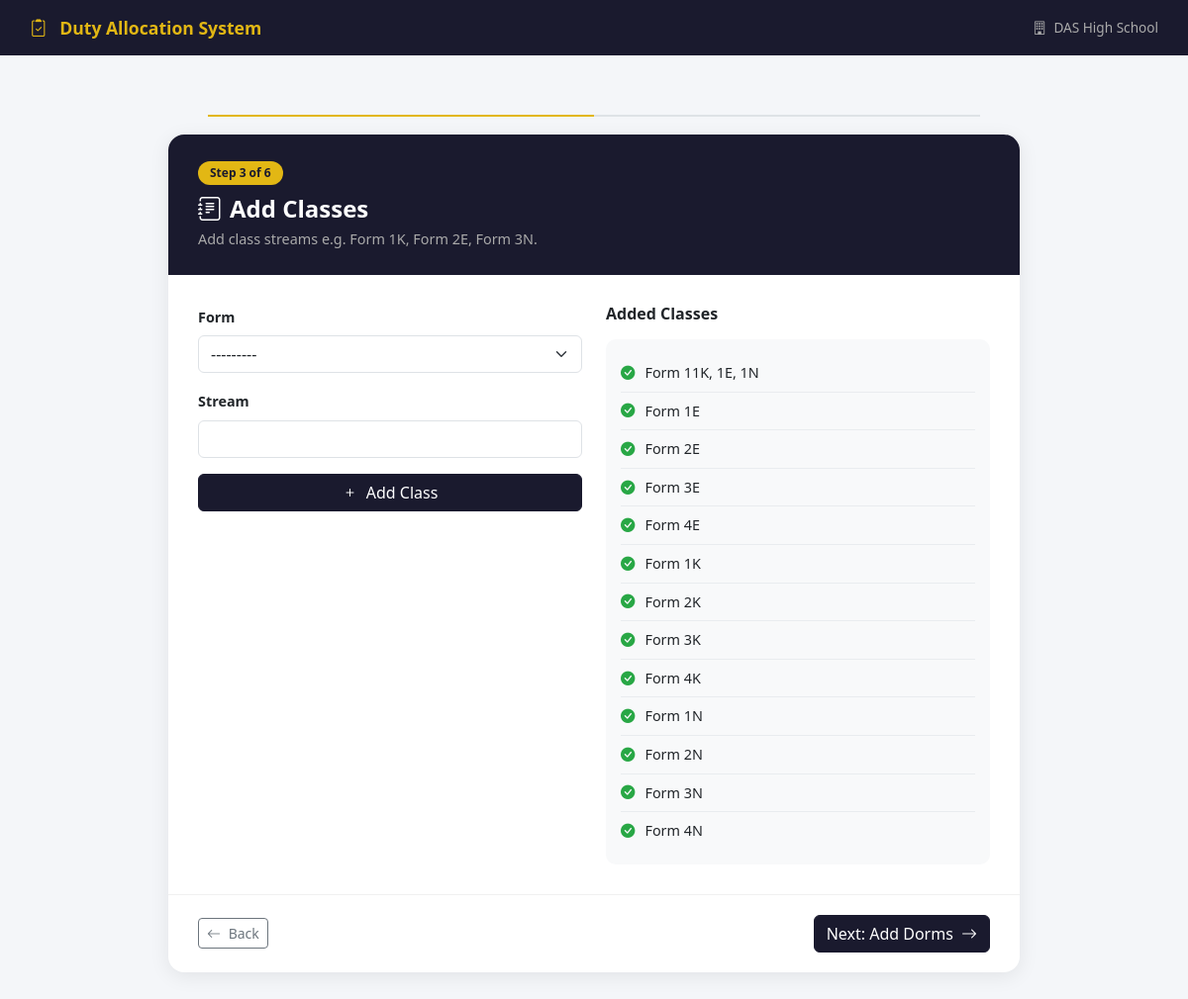
The app's page /schools/setup/classes/ (signed in) with its own data.
### accounts/models.py (models this page shows, shortened)
class User(AbstractUser):
    ROLES = [
        ('superadmin', 'Super Admin'),
        ('admin', 'School Admin'),
        ('prefect', 'Prefect'),
    ]
    role = models.CharField(max_length=20, choices=ROLES, default='prefect')
    school = models.ForeignKey(
        'schools.School',
        on_delete=models.SET_NULL,
        null=True, blank=True,
        related_name='users'
    )

### schools/models.py (models this page shows)
class School(models.Model):
    name        = models.CharField(max_length=200)
    code        = models.CharField(max_length=20, unique=True)
    address     = models.TextField(blank=True)
    logo        = models.ImageField(upload_to='school_logos/', blank=True, null=True)
    motto       = models.CharField(max_length=200, blank=True)
    email = models.EmailField(unique=True, blank=True, default='')
    phone       = models.CharField(max_length=20, blank=True)
    is_active   = models.BooleanField(default=True)
    registered_at = models.DateTimeField(auto_now_add=True)
    def __str__(self):
        return self.name

### students/models.py (models this page shows)
class Class(models.Model):
    school = models.ForeignKey(School, on_delete=models.CASCADE, related_name='classes')
    form   = models.ForeignKey(Form, on_delete=models.CASCADE, related_name='classes')
    stream = models.CharField(max_length=10)  # e.g. "K", "E", "N"
    class Meta:
        unique_together = ('school', 'form', 'stream')
        ordering = ['form__order', 'stream']
    def __str__(self):
        return f"{self.form.name}{self.stream}"  # e.g. Form 1K

class Form(models.Model):
    school = models.ForeignKey(School, on_delete=models.CASCADE, related_name='forms')
    name   = models.CharField(max_length=20)  # e.g. "Form 1"
    order  = models.PositiveIntegerField(default=1)  # for sorting
    class Meta:
        unique_together = ('school', 'name')
        ordering = ['order']
    def __str__(self):
        return f"{self.school.code} — {self.name}"

### schools/wizard.py (the view, shortened to what this page needs)
# urls.py: path('setup/classes/',      wizard.wizard_classes,    name='wizard_classes'),
@login_required
def wizard_classes(request):
    school = get_school(request)
    wizard = get_or_create_wizard(school)
    form   = ClassForm(school, request.POST or None)
    if 'next' in request.GET:
        if Class.objects.filter(school=school).exists():
            return redirect('wizard_dorms')
        else:
            messages.error(request, "Add at least one class before continuing.")
    existing = Class.objects.filter(school=school).select_related('form')
    return render(request, 'wizard/step_classes.html', {
        'form':     form,
        'existing': existing,
        'wizard':   wizard,
        'step':     3,
    })

### students/forms.py
class ClassForm(forms.ModelForm):
    class Meta:
        model  = Class
        fields = ['form', 'stream']
    def __init__(self, school, *args, **kwargs):
        super().__init__(*args, **kwargs)
        self.fields['form'].queryset = Form.objects.filter(school=school)
        add_bootstrap(self)

### schools/wizard.py (called while the page is built)
def get_or_create_wizard(school):
    wizard, _ = SetupWizard.objects.get_or_create(school=school)
    return wizard

def get_school(request):
    return request.user.school

### students/forms.py (called while the page is built)
def add_bootstrap(form):
    for field in form.fields.values():
        if hasattr(field.widget, 'attrs'):
            existing = field.widget.attrs.get('class', '')
            if 'form-control' not in existing and 'form-select' not in existing:
                if isinstance(field.widget, (forms.Select, forms.SelectMultiple)):
                    field.widget.attrs['class'] = 'form-select'
                else:
                    field.widget.attrs['class'] = 'form-control'
    return form

### templates/wizard/step_classes.html (shortened to what this page needs)
{% extends 'wizard/base_wizard.html' %}
{% block wizard_content %}
<div class="wizard-card-header">
  <div class="step-badge">Step 3 of 6</div>
  <h4><i class="bi bi-journal-text me-2"></i>Add Classes</h4>
  <p>Add class streams e.g. Form 1K, Form 2E, Form 3N.</p>
</div>
<div class="wizard-card-body">
  <div class="row g-4">
    <div class="col-md-6">
      <form method="post">
        {% for field in form %}
        <div class="mb-3">
          <label class="form-label">{{ field.label }}</label>
          {{ field }}
        </div>
        {% endfor %}
        <button type="submit" class="btn btn-primary w-100">
          <i class="bi bi-plus me-1"></i> Add Class
        </button>
      </form>
    </div>
    <div class="col-md-6">
      <h6 class="fw-bold mb-3">Added Classes</h6>
      <div class="added-list">
        {% for c in existing %}
        <div class="added-item">
          <i class="bi bi-check-circle-fill"></i>{{ c }}
        </div>
        {% empty %}
        <div class="text-muted small">No classes added yet.</div>
        {% endfor %}
      </div>
    </div>
  </div>
</div>
<div class="wizard-footer">
  <a href="{% url 'wizard_forms' %}" class="btn btn-outline-secondary btn-sm">
    <i class="bi bi-arrow-left me-1"></i> Back
  </a>
  {% if existing %}
  <a href="{% url 'wizard_classes' %}?next=1" class="btn btn-primary">
    Next: Add Dorms <i class="bi bi-arrow-right ms-1"></i>
  </a>
  {% endif %}
</div>
{% endblock %}

### templates/wizard/base_wizard.html (shortened to what this page needs)
<!DOCTYPE html>
<html lang="en">
<head>
  <link href="https://cdn.jsdelivr.net/npm/bootstrap@5.3.0/dist/css/bootstrap.min.css" rel="stylesheet">
  <link href="https://cdn.jsdelivr.net/npm/bootstrap-icons@1.10.5/font/bootstrap-icons.css" rel="stylesheet">
</head>
<body>
<div class="wizard-header">
  <div class="brand">
    <i class="bi bi-clipboard2-check me-2"></i>
    Duty Allocation System
  </div>
  <div class="school">
    <i class="bi bi-building me-1"></i>
    {{ request.user.school }}
  </div>
</div>
<div class="wizard-container">
  <div class="progress-steps">
    <div class="progress-line" style="width: calc({{ step }} / 6 * (100% - 80px))"></div>
  </div>
  <div class="wizard-card">
    {% block wizard_content %}{% endblock %}
  </div>
</div>
</body>
</html>

### templates/wizard/base_wizard.html (style rules this page uses)
body { background: #f4f6f9; font-family: 'Segoe UI', sans-serif; }
.wizard-header { background: #1a1a2e; color: white; padding: 15px 30px; display: flex; align-items: center; justify-content: space-between; }
.wizard-header .brand { font-size: 1.1rem; font-weight: 700; color: #e2b714; }
.wizard-header .school { font-size: 0.85rem; color: #aaa; }
.wizard-container { max-width: 900px; margin: 40px auto; padding: 0 20px; }
.progress-steps { display: flex; justify-content: space-between; align-items: center; margin-bottom: 40px; position: relative; }
.progress-steps::before { content: ''; position: absolute; top: 20px; left: 40px; right: 40px; height: 2px; background: #dee2e6; z-index: 0; }
.progress-line { position: absolute; top: 20px; left: 40px; height: 2px; background: #e2b714; z-index: 1; transition: width 0.3s ease; }
.wizard-card { background: white; border-radius: 16px; box-shadow: 0 4px 20px rgba(0,0,0,0.08); overflow: hidden; }
.wizard-card-header { background: #1a1a2e; color: white; padding: 25px 30px; }
.wizard-card-header .step-badge { background: #e2b714; color: #1a1a2e; padding: 3px 12px; border-radius: 20px; font-size: 0.75rem; font-weight: 700; margin-bottom: 10px; display: inline-block; }
.wizard-card-header h4 { font-weight: 700; margin-bottom: 5px; }
.wizard-card-header p { color: #aaa; font-size: 0.9rem; margin: 0; }
.wizard-card-body { padding: 30px; }
.form-label { font-weight: 600; font-size: 0.9rem; }
.btn-primary { background: #1a1a2e; border-color: #1a1a2e; }
.added-list { background: #f8f9fa; border-radius: 10px; padding: 15px; }
.added-item { display: flex; align-items: center; padding: 8px 0; border-bottom: 1px solid #e9ecef; font-size: 0.9rem; }
.added-item:last-child { border-bottom: none; }
.added-item i { color: #28a745; margin-right: 10px; }
.wizard-footer { padding: 20px 30px; border-top: 1px solid #f0f0f0; display: flex; justify-content: space-between; align-items: center; }

### records on screen
User: user.school "DAS High School"
Class: form+stream "Form 11K, 1E, 1N"
Class: form+stream "Form 1E"
Class: form+stream "Form 2E"
Class: form+stream "Form 3E"
Class: form+stream "Form 4E"
Class: form+stream "Form 1K"
Class: form+stream "Form 2K"
Class: form+stream "Form 3K"
Class: form+stream "Form 4K"
Class: form+stream "Form 1N"
Class: form+stream "Form 2N"
Class: form+stream "Form 3N"
Class: form+stream "Form 4N"

### other values on screen
{{ field.label }} "Form" "Stream"
